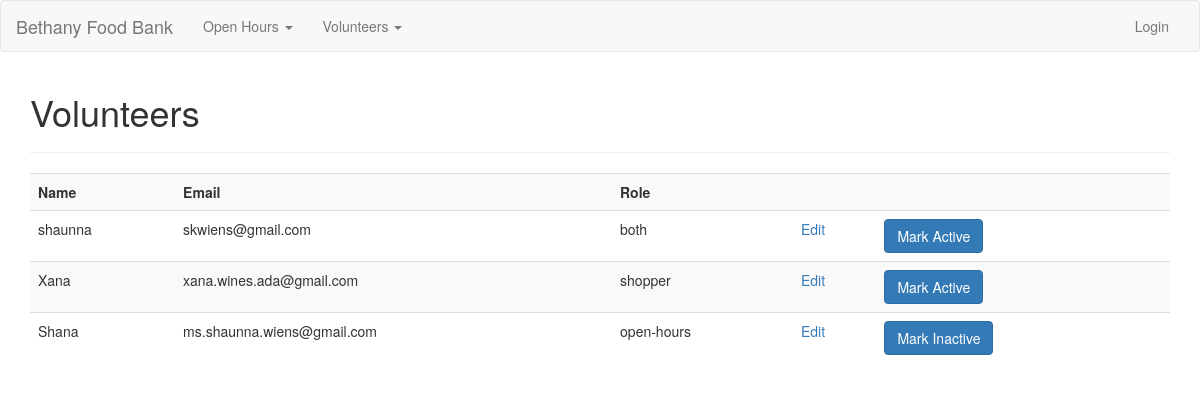
/volunteers/, run on an earlier commit of the app's database.
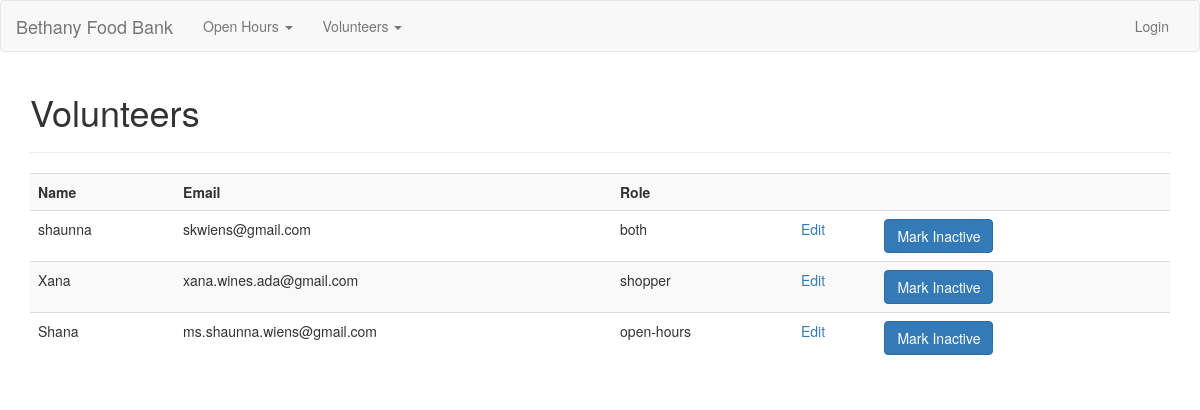
And on a later commit of the database.
### app/models.py (models this page shows, shortened)
class Volunteer(db.Model):
    id = db.Column(db.Integer(), primary_key=True)
    name = db.Column(db.String(100))
    role = db.Column(db.String(50))
    email = db.Column(db.String(255), unique=True, nullable=False)
    active = db.Column(db.Boolean)
    openhours = db.relationship('Openhour', secondary=openhour_volunteers, backref='ohvolunteers', lazy='subquery')
    openhour_shoppers = db.relationship('Openhour', secondary=openhour_shoppers, backref='ohshoppers', lazy='subquery')
    notes = db.relationship('Note', backref='openhour', lazy=True)

### app/volunteers/views.py (the view)
@volunteers_blueprint.route('/', methods=['GET', 'POST'])
def volunteers():
    if request.method == 'POST':
        print('receiving post')
        volid = request.form['id']
        volunteer = Volunteer.query.get(volid)
        if request.form['submit'] == 'Mark Active':
            print('marking active!!!!!!!!!!')
            volunteer.active = True
            flash('Volunteer %s status changed to Active' % volunteer.name, 'success')
        elif request.form['submit'] == 'Mark Inactive':
            print('MARKING INACTIVEEEEE!!!!')
            volunteer.active = False
            flash('Status of %s changed to Inactive' % volunteer.name, 'success')
        db.session.commit()
        return redirect(url_for('volunteers.volunteers'))
    elif request.method == 'GET':
        volunteers = Volunteer.query.all()
        if volunteers:
            return render_template('volunteers.html', volunteers=volunteers)
        else:
            msg = 'No Volunteers Found'
            return render_template('volunteers.html', msg=msg)

### app/volunteers/templates/volunteers.html (shortened to what this page needs)
{% extends 'layout.html' %}
{% block body %}
  <h1>Volunteers</h1>
  <hr>
  <table class="table table-striped">
    <tr>
      <th>Name</th>
      <th>Email</th>
      <th>Role</th>
      <th></th>
      <th></th>
      <th></th>
    </tr>
    {% for volunteer in volunteers %}
      <tr>
        <td>{{ volunteer.name }}</td>
        <td>{{ volunteer.email }}</td>
        <td>{{ volunteer.role }}</td>
        <td><a href="{{volunteer.id}}/edit">Edit</a></td>
        <td>
          <form action="" method="POST">
            {% if volunteer.active == True %}
              <input class="btn btn-primary" type="submit" name="submit" value="Mark Inactive" data={{volunteer.id}}/>
            {% else %}
              <input class="btn btn-primary" type="submit" name="submit" value="Mark Active" data={{volunteer.id}}/>
            {% endif %}
          </form>
        </td>
        <td></td>
      </tr>
    {% endfor %}
  </table>
{% endblock %}

### app/templates/layout.html (shortened to what this page needs)
<!DOCTYPE html>
<html>
  <head>
    <link rel="stylesheet" href="https://maxcdn.bootstrapcdn.com/bootstrap/3.3.7/css/bootstrap.min.css"/>
  </head>
  <body>
    {% include 'includes/_navbar.html' %}
    <div class="container">
      {% block body %}{% endblock %}
    </div>
  </body>
</html>

### app/templates/includes/_navbar.html (shortened to what this page needs)
<nav class="navbar navbar-default">
  <div class="container-fluid">
    <div class="navbar-header">
      <a class="navbar-brand" href="/">Bethany Food Bank</a>
    </div>
    <div class="collapse navbar-collapse" id="myNavbar">
      <ul class="nav navbar-nav">
        <li class="dropdown">
          <a class="dropdown-toggle" data-toggle="dropdown" href="#">Open Hours <span class="caret"></span></a>
        </li>
        <li class="dropdown">
          <a class="dropdown-toggle" data-toggle="dropdown" href="#">Volunteers <span class="caret"></span></a>
        </li>
      </ul>
      <ul class="nav navbar-nav navbar-right">
        {% if session.user %}
          <li><a href="/logout">Logout</a></li>
        {% else %}
          <li><a href="/user_login">Login</a></li>
        {% endif %}
      </ul>
    </div>
  </div>
</nav>

What changed in the data, as far as the page shows it:
changed Volunteer "shaunna": submit "Mark Active" → "Mark Inactive"
changed Volunteer "Xana": submit "Mark Active" → "Mark Inactive"
